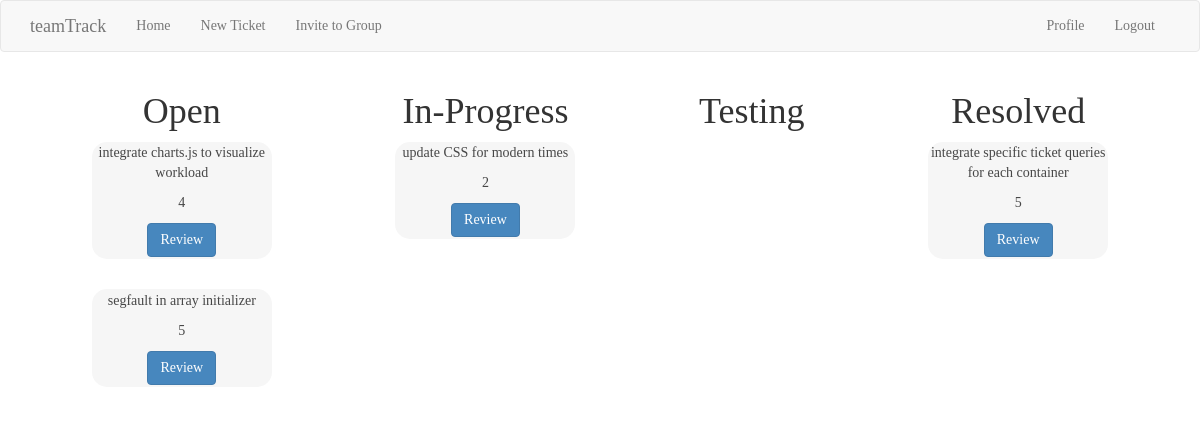
The app's page /index (signed in) with its own data.
### app/models.py (models this page shows, shortened)
class Ticket(db.Model):
    id = db.Column(db.Integer, primary_key=True)
    description = db.Column(db.String(140))
    priority = db.Column(db.Integer)
    link = db.Column(db.String(140))
    timestamp = db.Column(db.DateTime, index=True, default=datetime.utcnow)
    user_id = db.Column(db.Integer, db.ForeignKey('user.id'))
    tag = db.Column(db.String(20))

### app/routes.py (the view)
@app.route('/', methods=['GET', 'POST'])
@app.route('/index', methods=['GET', 'POST'])
@login_required
def index():
    page = request.args.get('page', 1, type=int)
    opentickets = current_user.get_open_tickets().paginate(
        page, app.config['POSTS_PER_PAGE'], False)
    wiptickets = current_user.get_wip_tickets().paginate(
        page, app.config['POSTS_PER_PAGE'], False)
    testingtickets = current_user.get_testing_tickets().paginate(
        page, app.config['POSTS_PER_PAGE'], False)
    closedtickets = current_user.get_closed_tickets().paginate(
        page, app.config['POSTS_PER_PAGE'], False)
    return render_template('index.html', title='Home', opentickets = opentickets.items, wiptickets= wiptickets.items, testingtickets = testingtickets.items, closedtickets = closedtickets.items)

### app/models.py (called while the page is built)
@login.user_loader
def load_user(id):
    return User.query.get(int(id))

    def get_open_tickets(self):
        return Ticket.query.filter(Ticket.tag == 'open').order_by(Ticket.timestamp.desc())

    def get_wip_tickets(self):
        return Ticket.query.filter(Ticket.tag == 'wip').order_by(Ticket.timestamp.desc())

    def get_testing_tickets(self):
        return Ticket.query.filter(Ticket.tag == 'testing').order_by(Ticket.timestamp.desc())

    def get_closed_tickets(self):
        return Ticket.query.filter(Ticket.tag == 'closed').order_by(Ticket.timestamp.desc())

### app/routes.py (called while the page is built)
@app.before_request
def before_request():
    if current_user.is_authenticated:
        current_user.last_seen = datetime.utcnow()
        db.session.commit()

### app/templates/index.html (shortened to what this page needs)
{% extends "base.html" %}
{% import 'bootstrap/wtf.html' as wtf %}
{% block app_content %}
        <div class="parent--tickets">
          <section class = "tickets">
            <h1 class="display-4">Open</h1>
            {% for ticket in opentickets %}
            {% include '_tickets.html' %}
                <br>
            {% endfor %}
          </section>
          <section class = "tickets">
            <h1 class="display-4">In-Progress</h1>
            {% for ticket in wiptickets %}
            {% include '_tickets.html' %}
                <br>
            {% endfor %}
          </section>
          <section class = "tickets">
            <h1 class="display-4">Testing</h1>
          </section>
          <section class = "tickets">
            <h1 class="display-4">Resolved</h1>
            {% for ticket in closedtickets %}
            {% include '_tickets.html' %}
                <br>
            {% endfor %}
          </section>
        </div>
{% endblock %}

### app/templates/_tickets.html
    <div class="card" style="width: 18rem;">
        <div class="card-body">
          <p class="card-text">{{ticket.description}}</p>
          <p class="card-text">{{ticket.priority}}</p>
          <a href="{{ url_for('edit_ticket', ticket_id=ticket.id) }}" class="btn btn-primary stretched-link">Review</a>
        </div>
      </div>

### app/static/style.css (style rules this page uses)
body { background: url("https://i.ibb.co/3cSjCh3/New-Project.jpg") no-repeat center center fixed; -webkit-background-size: cover; -moz-background-size: cover; background-size: cover; -o-background-size: cover; font-family: "Lucida Console"; }
.card { margin: 0 auto; float: none; margin-bottom: 10px; background-color: rgba(245, 245, 245, 1); opacity: .9; padding: 1%; width: 15; border-radius: 15px; }
section { height: auto; text-align: center; }
.parent--tickets { display: flex; flex-direction: row; justify-content: space-around; }

### records on screen
Ticket: description "integrate charts.js to visualize workload", priority "4"
Ticket: description "segfault in array initializer", priority "5"
Ticket: description "update CSS for modern times", priority "2"
Ticket: description "integrate specific ticket queries for each container", priority "5"
